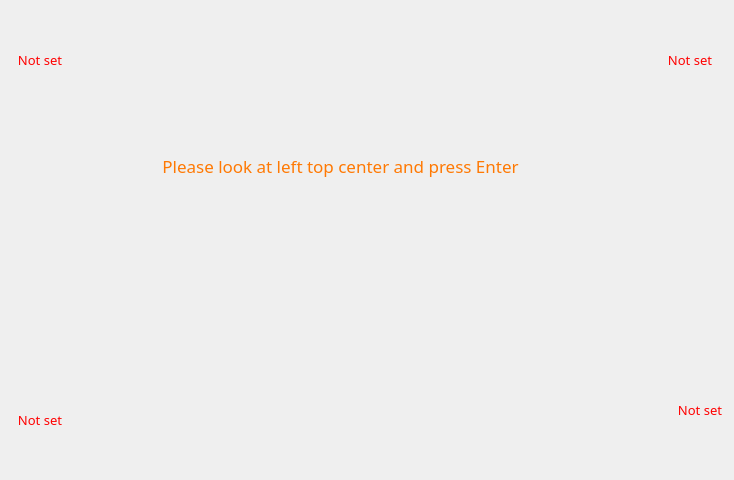
<?xml version="1.0" encoding="UTF-8"?>
<ui version="4.0">
 <class>CalibrationWindowClass</class>
 <widget class="QMainWindow" name="CalibrationWindowClass">
  <property name="geometry">
   <rect>
    <x>0</x>
    <y>0</y>
    <width>734</width>
    <height>480</height>
   </rect>
  </property>
  <property name="windowTitle">
   <string>MainWindow</string>
  </property>
  <widget class="QWidget" name="centralwidget">
   <widget class="QLabel" name="lCalibrationStatus">
    <property name="geometry">
     <rect>
      <x>150</x>
      <y>110</y>
      <width>381</width>
      <height>111</height>
     </rect>
    </property>
    <property name="font">
     <font>
      <family>Trebuchet MS</family>
      <pointsize>13</pointsize>
     </font>
    </property>
    <property name="styleSheet">
     <string notr="true">color: rgb(255, 121, 3)</string>
    </property>
    <property name="text">
     <string>Please look at left top center and press Enter</string>
    </property>
    <property name="alignment">
     <set>Qt::AlignCenter</set>
    </property>
   </widget>
   <widget class="QLabel" name="lEyeLeftTop">
    <property name="geometry">
     <rect>
      <x>10</x>
      <y>50</y>
      <width>60</width>
      <height>20</height>
     </rect>
    </property>
    <property name="font">
     <font>
      <family>MS Reference Sans Serif</family>
      <pointsize>10</pointsize>
     </font>
    </property>
    <property name="styleSheet">
     <string notr="true">color: rgb(255, 0, 0)</string>
    </property>
    <property name="text">
     <string>Not set</string>
    </property>
    <property name="alignment">
     <set>Qt::AlignCenter</set>
    </property>
   </widget>
   <widget class="QLabel" name="lEyeLeftDown">
    <property name="geometry">
     <rect>
      <x>10</x>
      <y>410</y>
      <width>60</width>
      <height>20</height>
     </rect>
    </property>
    <property name="font">
     <font>
      <family>MS Reference Sans Serif</family>
      <pointsize>10</pointsize>
     </font>
    </property>
    <property name="styleSheet">
     <string notr="true">color: rgb(255, 0, 0)</string>
    </property>
    <property name="text">
     <string>Not set</string>
    </property>
    <property name="alignment">
     <set>Qt::AlignCenter</set>
    </property>
   </widget>
   <widget class="QLabel" name="lEyeRightTop">
    <property name="geometry">
     <rect>
      <x>660</x>
      <y>50</y>
      <width>60</width>
      <height>20</height>
     </rect>
    </property>
    <property name="font">
     <font>
      <family>MS Reference Sans Serif</family>
      <pointsize>10</pointsize>
     </font>
    </property>
    <property name="styleSheet">
     <string notr="true">color: rgb(255, 0, 0)</string>
    </property>
    <property name="text">
     <string>Not set</string>
    </property>
    <property name="alignment">
     <set>Qt::AlignCenter</set>
    </property>
   </widget>
   <widget class="QLabel" name="lEyeRightDown">
    <property name="geometry">
     <rect>
      <x>670</x>
      <y>400</y>
      <width>60</width>
      <height>20</height>
     </rect>
    </property>
    <property name="font">
     <font>
      <family>MS Reference Sans Serif</family>
      <pointsize>10</pointsize>
     </font>
    </property>
    <property name="styleSheet">
     <string notr="true">color: rgb(255, 0, 0)</string>
    </property>
    <property name="text">
     <string>Not set</string>
    </property>
    <property name="alignment">
     <set>Qt::AlignCenter</set>
    </property>
   </widget>
   <widget class="QLabel" name="lMarker">
    <property name="geometry">
     <rect>
      <x>260</x>
      <y>300</y>
      <width>151</width>
      <height>141</height>
     </rect>
    </property>
    <property name="text">
     <string/>
    </property>
    <property name="pixmap">
     <pixmap>Images/marker.png</pixmap>
    </property>
    <property name="scaledContents">
     <bool>true</bool>
    </property>
   </widget>
  </widget>
  <widget class="QMenuBar" name="menubar">
   <property name="geometry">
    <rect>
     <x>0</x>
     <y>0</y>
     <width>734</width>
     <height>21</height>
    </rect>
   </property>
  </widget>
 </widget>
 <resources/>
 <connections/>
</ui>
